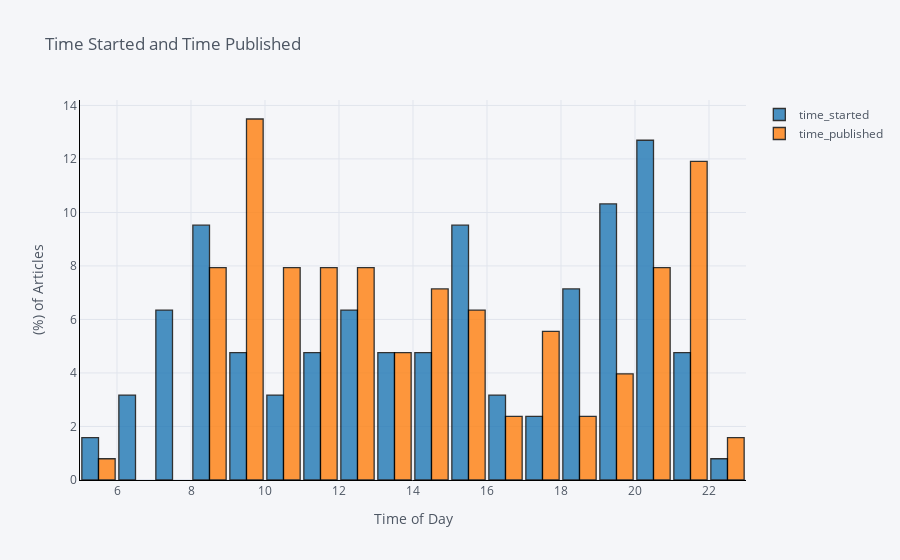

Notebook cell for this chart:
### Code cell
df['time_started'] = df['started_date'].apply(to_time)
df['time_published'] = df['published_date'].apply(to_time)

df[['time_started', 'time_published']].iplot(
    kind='hist',
    linecolor='black',
    bins=24,
    histnorm='percent',
    bargap=0.1,
    opacity=0.8,
    barmode='group',
    xTitle='Time of Day',
    yTitle='(%) of Articles',
    title='Time Started and Time Published')

### Figure 1 — Plotly figure (JSON) as saved in the notebook; plotly's stock layout.template omitted (floating-point values rounded to 4 significant figures)
{"data": [{"histfunc": "count", "histnorm": "percent", "marker": {"color": "rgba(31, 119, 180, 1.0)", "line": {"color": "#000000", "width": 1.3}}, "name": "time_started", "nbinsx": 24, "opacity": 0.8, "orientation": "v", "type": "histogram", "x": [14.4, 22.03, 12, 18.35, 20.3, 19.12, 11.52, 20.82, 9.1, 20.07, 15.23, 11.33, 13.03, 6.967, 12.62, 15.78, 20.72, 15.3, 14.02, 13.55, 6.1, 15.18, 19.47, 18.78, 18.8, 21.63, 13.3, 20.73, 17.38, 12.43, 8.75, 8.067, 10.7, 18.27, 7.267, 18.45, 15.78, 21.08, 19.8, 18.37, 20.53, 7.6, 20.63, 7.817, 20.63, 7.3, 8.25, 19.1, 7.783, 20.63, 14.53, 12.37, 12.67, 12.37, 21.35, 9.55, 20.1, 9.967, 19.95, 11.03, 13.03, 19.45, 13.63, 13.98, 9.6, 12.13, 18.18, 6.85, 18.2, 16.28, 10.92, 16, 19.12, 19.93, 7.033, 11.18, 20.47, 15.3, 19.02, 12.02, 9.217, 8.667, 20.02, 15.45, 14.9, 5.467, 10.85, 20.07, 14.35, 19.87, 5.05, 16.35, 6.983, 20.22, 21.15, 8.4, 15.68, 15.28, 10.38, 11.3, 20.2, 17.12, 17.78, 15.72, 21.28, 19.85, 19.85, 19.17, 7.867, 18.8, 8.717, 15.43, 14.75, 8.25, 8.367, 8.283, 8.333, 8.317, 8.35, 7.333, 15.48, 11.68, 16.93, 20.15, 9.95, 21.6]}, {"histfunc": "count", "histnorm": "percent", "marker": {"color": "rgba(255, 127, 14, 1.0)", "line": {"color": "#000000", "width": 1.3}}, "name": "time_published", "nbinsx": 24, "opacity": 0.8, "orientation": "v", "type": "histogram", "x": [14.42, 22.03, 12.92, 9.133, 8.85, 21.15, 17.9, 21.28, 17.83, 14.35, 14.4, 12.97, 12.97, 19.97, 15.28, 17.05, 14.03, 17.1, 15.15, 15.07, 10.33, 11.33, 11.37, 18.85, 13.75, 20.25, 20.62, 9.75, 16.97, 21.82, 20.8, 9.85, 15.4, 19.7, 8.917, 15.5, 20.27, 14.37, 18.45, 20.28, 8.667, 11.68, 9.433, 9.2, 9.15, 22.48, 18.95, 11.45, 12.82, 9.55, 11.17, 16.27, 10.48, 9.783, 12.73, 8.6, 14.2, 20.63, 13.52, 13.57, 15.45, 11.07, 12.55, 9.567, 9.8, 14.27, 11.65, 10.02, 20.58, 10.2, 8.433, 8.55, 11.07, 8.95, 9.583, 9.067, 5.883, 14.72, 19.82, 9.8, 9.85, 19.13, 12.73, 17.45, 9.433, 10.52, 17.92, 10.43, 13.68, 21.07, 13.17, 12.52, 10.43, 15.53, 20.73, 21.5, 10.23, 10.28, 9, 8.583, 21.9, 19.95, 13.42, 10.38, 11.83, 16.27, 14.68, 21.27, 12.65, 21.05, 20.07, 20.38, 15.47, 21.37, 21.4, 21.42, 21.43, 21.43, 21.45, 8, 12.52, 11.6, 17.88, 8.25, 9.483, 21.07]}], "layout": {"bargap": 0.1, "barmode": "group", "legend": {"bgcolor": "#F5F6F9", "font": {"color": "#4D5663"}}, "paper_bgcolor": "#F5F6F9", "plot_bgcolor": "#F5F6F9", "title": {"font": {"color": "#4D5663"}, "text": "Time Started and Time Published"}, "xaxis": {"gridcolor": "#E1E5ED", "linecolor": "black", "showgrid": true, "tickfont": {"color": "#4D5663"}, "title": {"font": {"color": "#4D5663"}, "text": "Time of Day"}, "zerolinecolor": "#E1E5ED"}, "yaxis": {"gridcolor": "#E1E5ED", "linecolor": "black", "showgrid": true, "tickfont": {"color": "#4D5663"}, "title": {"font": {"color": "#4D5663"}, "text": "(%) of Articles"}, "zerolinecolor": "#E1E5ED"}}}
